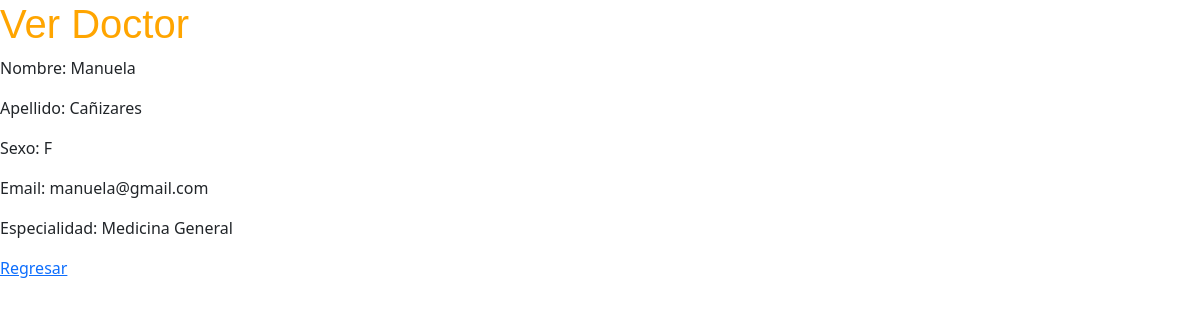
The app's page /Ver_Doctor/19 with its own data.
### Doctores/models.py (models this page shows, shortened)
class Doctor(models.Model):
    SEXO = [
        ("M", "Masculino"),
        ("F", "Femenino"),
    ]
    nombre = models.CharField(max_length=50)
    apellido = models.CharField(max_length=50)
    sexo = models.CharField(max_length=1, choices=SEXO, null=True)
    email = models.CharField(max_length=50)
    especialidad = models.CharField(max_length=50)
    activo = models.BooleanField(default=True)
    turno = models.ForeignKey(TurnoTrabajo, on_delete=models.SET_NULL, null=True)
    experiencia= models.ForeignKey(Experiencia, on_delete=models.SET_NULL, null=True)
    lugar = models.ForeignKey(Lugar_Trabajo, on_delete=models.SET_NULL, null=True)

### Doctores/views.py (the view)
# urls.py: path('Ver_Doctor/<int:idDoctor>', Ver_Doctor),
def Ver_Doctor(request, idDoctor):
    pagina = loader.get_template('Ver_Doctor.html')
    doctor = get_object_or_404(Doctor, pk=idDoctor)
    mensaje = {'doctor': doctor}
    return HttpResponse(pagina.render(mensaje, request))

### Doctores/templates/Ver_Doctor.html (shortened to what this page needs)
<!DOCTYPE html>
<html lang="en">
<head>
    {% load static %}
  <link href="https://cdn.jsdelivr.net/npm/bootstrap@5.3.0/dist/css/bootstrap.min.css" rel="stylesheet">
</head>
<body>
    <fieldset>
         <h1 style="color:orange;font-family:Arial;">Ver Doctor</h1>
    </fieldset>
<div>
    <p>Nombre: {{doctor.nombre}}</p>
    <p>Apellido: {{doctor.apellido}}</p>
    <p>Sexo: {{doctor.sexo}}</p>
    <p>Email: {{doctor.email}}</p>
    <p>Especialidad: {{doctor.especialidad}}</p>
</div>
<div>
     <a href="{%url 'inicio' %}">Regresar</a>
</div>
</body>
</html>

### records on screen
Doctor: nombre "Manuela", apellido "Cañizares", sexo "F", email "manuela@gmail.com", especialidad "Medicina General"
